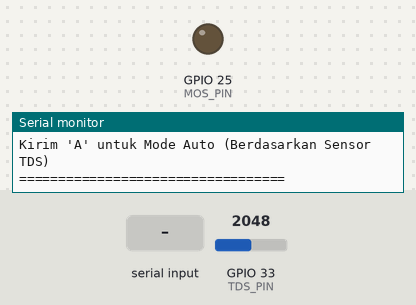
Bench run of a program on a simulated ESP32. Shown: output pins drawn as LEDs (lit = HIGH), the last lines printed to the serial monitor. Inputs (shaded band) come from the test bench; at power-on: GPIO 33 (TDS_PIN) = 2048.

Above: at 1.2 s.
1.3 s: "M90\n" received over Serial
At 2.5 s:
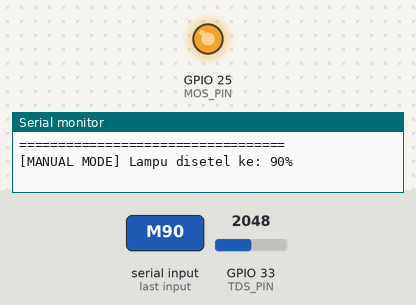
2.8 s: "A90\n" received over Serial
At 3.7 s:
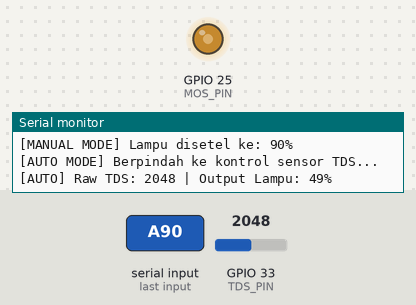
Timing chart, 0 to 5.8 s (numbered marks = the images above; inputs shaded):
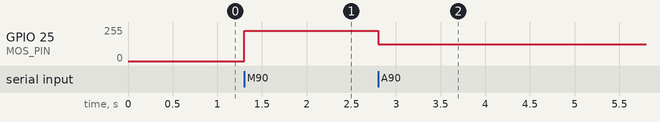

The program:

main.cpp
```cpp
#include <Arduino.h>

const int MOS_PIN = 25; // Pin untuk driver XY-MOS
const int TDS_PIN = 33; // Pin untuk sensor TDS (ADC1)

// Konfigurasi PWM ESP32 (Khusus Core v2)
const int pwmChannel = 0;    // Gunakan channel 0
const int pwmFreq = 5000;    // Frekuensi 5000 Hz
const int pwmResolution = 8; // Resolusi 8-bit (0-255)

// Variabel status
bool isAutoMode = false;
int currentPWM = 0;
unsigned long lastTDSReadTime = 0;
const unsigned long TDS_READ_INTERVAL = 1000; // Baca sensor setiap 1000ms

void setup()
{
    Serial.begin(115200);

    // Konfigurasi PWM ESP32 (Core v2)
    ledcSetup(pwmChannel, pwmFreq, pwmResolution);
    ledcAttachPin(MOS_PIN, pwmChannel);

    Serial.println("\n=== Sistem Kontrol Lampu Aktif ===");
    Serial.println("Kirim 'M<nilai 0-100>' untuk Mode Manual. Contoh: M50");
    Serial.println("Kirim 'A' untuk Mode Auto (Berdasarkan Sensor TDS)");
    Serial.println("==================================");
}

void loop()
{
    // --- LOGIKA 1: Membaca Input dari Serial Monitor ---
    if (Serial.available() > 0)
    {
        String input = Serial.readStringUntil('\n');
        input.trim();        // Hapus spasi atau karakter newline (\r\n)
        input.toUpperCase(); // Ubah ke huruf besar

        if (input.startsWith("M"))
        {
            isAutoMode = false;
            // Ambil angka persentase setelah huruf 'M'
            int percent = input.substring(1).toInt();

            // Batasi nilai agar tidak lebih dari 100
            percent = constrain(percent, 0, 100);

            // Konversi format 0-100% ke resolusi PWM 0-255
            currentPWM = map(percent, 0, 100, 0, 255);

            // Terapkan ke PWM Channel (Core v2)
            ledcWrite(pwmChannel, currentPWM);

            Serial.print("[MANUAL MODE] Lampu disetel ke: ");
            Serial.print(percent);
            Serial.println("%");
        }
        else if (input.startsWith("A"))
        {
            isAutoMode = true;
            Serial.println("[AUTO MODE] Berpindah ke kontrol sensor TDS...");
        }
    }

    // --- LOGIKA 2: Mode Otomatis (Sensor TDS) ---
    if (isAutoMode)
    {
        unsigned long currentMillis = millis();

        if (currentMillis - lastTDSReadTime >= TDS_READ_INTERVAL)
        {
            lastTDSReadTime = currentMillis;

            // Baca nilai analog TDS (0 - 4095)
            int tdsRawValue = analogRead(TDS_PIN);

            // Pemetaan nilai mentah TDS ke PWM
            currentPWM = map(tdsRawValue, 0, 4095, 0, 255);
            currentPWM = constrain(currentPWM, 0, 255);

            // Terapkan ke PWM Channel (Core v2)
            ledcWrite(pwmChannel, currentPWM);

            int displayPercent = map(currentPWM, 0, 255, 0, 100);

            Serial.print("[AUTO] Raw TDS: ");
            Serial.print(tdsRawValue);
            Serial.print(" | Output Lampu: ");
            Serial.print(displayPercent);
            Serial.println("%");
        }
    }
}
```

Measured:
- after the input at 1.3 s, GPIO 25 (MOS_PIN): 0/255 → 228/255 at once
- after the input at 2.8 s, GPIO 25 (MOS_PIN): 228/255 → 127/255 at once
